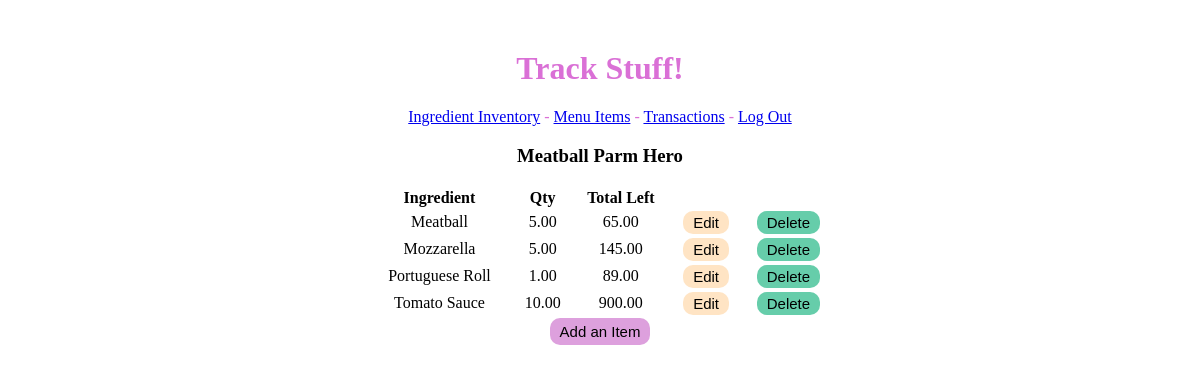
The page /menulist/Meatball Parm Hero/recipe/ (signed in) on the database its author committed.
### inventory/models.py (models this page shows, shortened)
class MenuItem(models.Model):
    name = models.CharField(max_length=70)
    price = models.DecimalField(max_digits=10, decimal_places=2)
    def __str__(self):
        return self.name

class RecipeRequirement(models.Model):
    menu_item = models.ForeignKey(MenuItem, on_delete=models.CASCADE)
    ingredient = models.ForeignKey(Ingredient, on_delete=models.CASCADE)
    amount_used = models.DecimalField(max_digits=10, decimal_places=2)

class Ingredient(models.Model):
    name = models.CharField(max_length=50)
    unit_price = models.DecimalField(max_digits=10, decimal_places=2)
    total_quantity = models.DecimalField(max_digits=10, decimal_places=2)
    unit_of_measure = models.CharField(max_length=10, blank=True)
    value = models.DecimalField(max_digits=10, decimal_places=2, blank=True, null=True)

### inventory/views.py (the view)
# urls.py: path("menulist/<menuitem>/recipe/", views.MenuItemRecipeList.as_view(), name='recipe_list'), # Can now use <menuitem> within tmeplate
class MenuItemRecipeList(LoginRequiredMixin, ListView):
    template_name = 'inventory/recipe_by_menuitem.html'
    model = RecipeRequirement
    def get_queryset(self):
        self.menuitem = get_object_or_404(MenuItem, name=self.kwargs['menuitem']) # kwargs pulls the url tag
        return RecipeRequirement.objects.filter(menu_item=self.menuitem)
    def get_context_data(self, **kwargs):
        context = super().get_context_data(**kwargs)
        context['menuitem'] = self.menuitem
        return context

### inventory/templates/inventory/recipe_by_menuitem.html
{% extends 'inventory/base.html' %}
{% load static %}
{% block head %}
    <link rel="stylesheet" href="{% static 'inventory/style.css' %}">
{% endblock %}
{% block content %}
    <h3>{{ menuitem }}</h3>
    <table style="margin:0px auto; width: 40%">
        <tr>
        <th>Ingredient</th><th>Qty</th><th>Total Left</th><th>{{menu_item}}</th>
        </tr>
        {% for item in object_list %}
            <tr>
            <td>{{item.ingredient.name}}</td><td>{{item.amount_used}}</td><td>{{item.ingredient.total_quantity}}</td>
            <td><a href="{% url 'recipe_item_update' item.menu_item item.id %}"><button class="Edit">Edit</button></a></td>
            <td><a href="{% url 'recipe_item_delete' item.menu_item item.id %}"><button class ="Delete">Delete</button></a></td>
            </tr>
        {% endfor %}
    </table>
    <a href="{% url 'recipe_update' menuitem %}"><button class='Submit'>Add an Item</button></a>
{% endblock %}

### inventory/static/inventory/style.css (style rules this page uses)
button[class='Submit'] { background-color: plum; text-align: center; padding: 5px 10px; font-size: 15px; border: none; border-radius: 10px; cursor: pointer }
button[class='Edit'] { background-color: bisque; text-align: center; border: none; border-radius: 10px; cursor: pointer; padding: 3px 10px; font-size: 15px; }
button[class='Delete'] { background-color: mediumaquamarine; text-align: center; border: none; border-radius: 10px; cursor: pointer; padding: 3px 10px; font-size: 15px; }

### inventory/templates/inventory/base.html (style rules this page uses)
body { text-align: center; margin-top:50px }

### rows shown on the page
MenuItem: name "Meatball Parm Hero"
RecipeRequirement: ingredient.name "Meatball", amount_used "5.00", ingredient.total_quantity "65.00"
RecipeRequirement: ingredient.name "Mozzarella", amount_used "5.00", ingredient.total_quantity "145.00"
RecipeRequirement: ingredient.name "Portuguese Roll", amount_used "1.00", ingredient.total_quantity "89.00"
RecipeRequirement: ingredient.name "Tomato Sauce", amount_used "10.00", ingredient.total_quantity "900.00"
